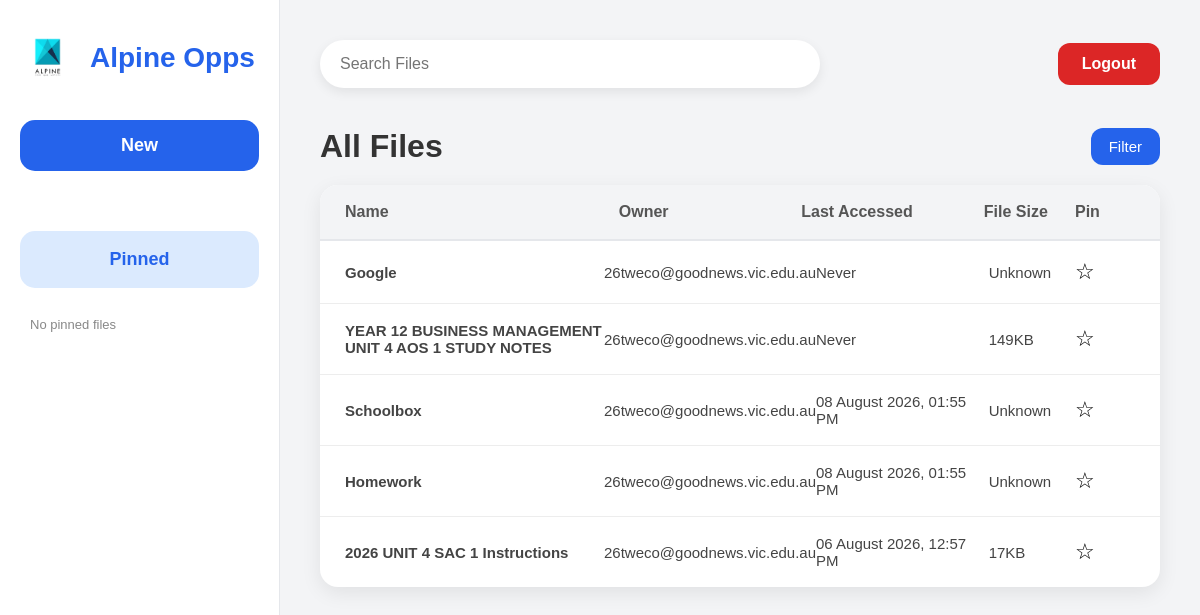
Page /dashboard (signed in) on the earlier database version.
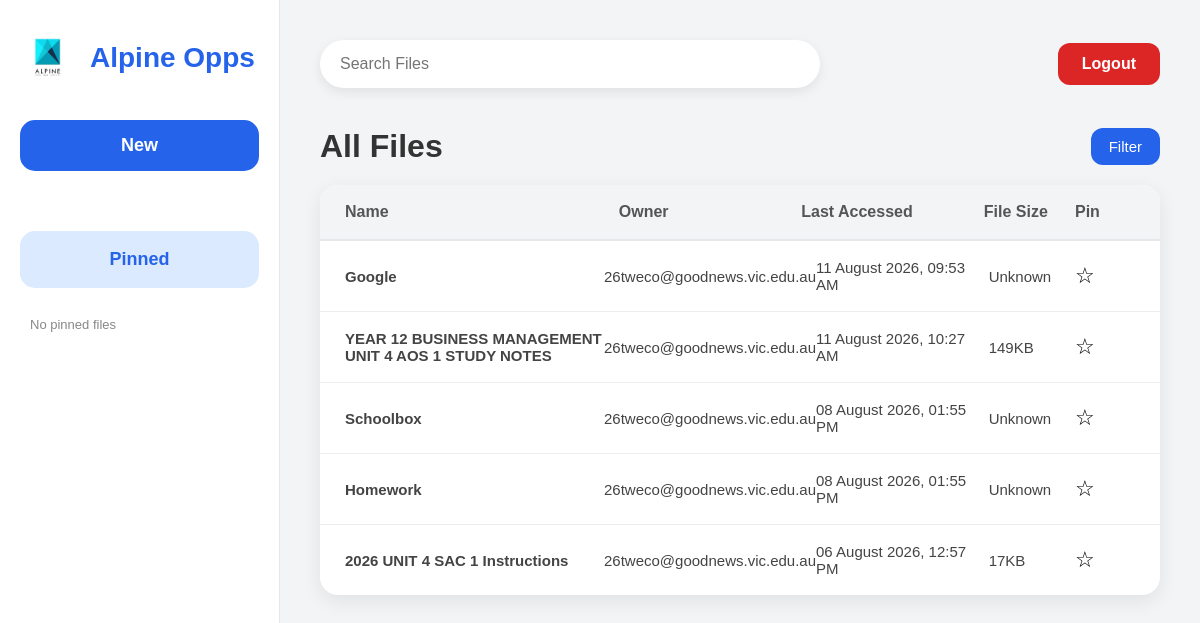
Same page on the later database version.
### tables this page shows
CREATE TABLE Files (

        FileID INTEGER PRIMARY KEY AUTOINCREMENT,

        FileName TEXT NOT NULL,

        FileType TEXT NOT NULL,

        FileURL TEXT NOT NULL,

        FileOwner TEXT NOT NULL,

        LastAccessed TEXT NOT NULL,

        FileSize TEXT,

        IsPinned INTEGER DEFAULT 0

    );

### app.py (the view)
@app.route("/dashboard")
def dashboard():
    if "email" not in session:
        return redirect(url_for("login_page"))
    connection = sqlite3.connect(DATABASE)
    connection.row_factory = sqlite3.Row
    cursor = connection.cursor()
    cursor.execute("""
        SELECT *
        FROM Files
        ORDER BY IsPinned DESC, FileID DESC
    """)
    files = cursor.fetchall()
    cursor.execute("""
        SELECT *
        FROM Files
        WHERE IsPinned = 1
        ORDER BY FileName
    """)
    pinned_files = cursor.fetchall()
    connection.close()
    return render_template(
        "dashboard.html",
        files=files,
        pinned_files=pinned_files
    )

### templates/dashboard.html (shortened to what this page needs)
<!DOCTYPE html>
<html lang="en">
<head>
    <link
        rel="stylesheet"
        href="{{ url_for('static', filename='css/dashboard.css') }}"
    >
</head>
<body>
<div class="container">
    <aside class="sidebar">
        <div class="logo">
            <img
                src="{{ url_for('static', filename='images/logo.png') }}"
                alt="Logo"
            >
            <h2>Alpine Opps</h2>
        </div>
        <form action="{{ url_for('newfile') }}" method="GET">
            <button type="submit" class="new-btn">
                New
            </button>
        </form>
        <div class="pinned-section">
            <h3 class="pinned-title">Pinned</h3>
            {% if pinned_files %}
                {% for file in pinned_files %}
                    <a
                        class="pinned-file"
                        href="{{ url_for('open_file', file_id=file['FileID']) }}"
                        target="_blank"
                    >
                        {{ file["FileName"] }}
                    </a>
                {% endfor %}
            {% else %}
                <p class="no-pinned-files">
                    No pinned files
                </p>
            {% endif %}
        </div>
    </aside>
    <main class="main-content">
        <header class="topbar">
            <div class="search-box">
                <input type="text" placeholder="Search Files">
            </div>
            <a href="{{ url_for('logout') }}" class="logout-btn">
                Logout
            </a>
        </header>
        <section class="files-header">
            <h1>All Files</h1>
            <button class="filter-btn">
                Filter
            </button>
        </section>
        <section class="file-table">
            <div class="table-head">
                <div>Name</div>
                <div>Owner</div>
                <div>Last Accessed</div>
                <div>File Size</div>
                <div>Pin</div>
            </div>
            {% for file in files %}
                <div
                    class="table-row"
                    onclick="window.open('{{ url_for('open_file', file_id=file['FileID']) }}', '_blank')"
                    tabindex="0"
                    role="button"
                    onkeydown="if(event.key==='Enter' || event.key===' '){
                        event.preventDefault();
                        window.open('{{ url_for('open_file', file_id=file['FileID']) }}'f, '_blank');
                    }" >
                    <div class="file-name">
                        {{ file["FileName"] }}
                    </div>
                    <div>
                        {{ file["FileOwner"] }}
                    </div>
                    <div>
                        {{ file["LastAccessed"] }}
                    </div>
                    <div>
                        {{ file["FileSize"] }}
                    </div>
                <form
                    action="{{ url_for('toggle_pin', file_id=file['FileID']) }}"
                    method="POST"
                    class="pin-form"
                    onclick="event.stopPropagation();"
                >
                    <button
                        type="submit"
                        class="pin-button"
                    >
                        {% if file["IsPinned"] == 1 %}
                            ★
                        {% else %}
                            ☆
                        {% endif %}
                    </button>
                </form>
            </div>
        {% else %}
            <div class="empty-files">
                No files are currently available.
            </div>
        {% endfor %}
    </section>
</body>
</html>

### static/css/dashboard.css (style rules this page uses)
* { margin:0; padding:0; box-sizing:border-box; font-family:Arial, Helvetica, sans-serif; }
body { background:#f3f4f6; color:#333; }
.container { display:flex; height:100vh; }
.sidebar { width:280px; background:#ffffff; border-right:1px solid #e5e7eb; padding:30px 20px; display:flex; flex-direction:column; }
.pinned-title { text-align: center; font-size: 18px; font-weight: bold; color: #2563eb; background-color: #dbeafe; padding: 18px; border-radius: 15px; margin: 0 0 20px 0; }
.pinned-section { margin-top: 30px; }
.no-pinned-files { font-size: 13px; color: #888; padding: 9px 10px; }
.pin-button { border: none; background: none; outline: none; padding: 0; font-size: 22px; cursor: pointer; }
.logo { display:flex; align-items:center; gap:15px; margin-bottom:35px; }
.logo img { width:55px; }
.logo h2 { font-size:28px; color:#2563eb; }
.new-btn { width:100%; padding:15px; border:none; border-radius:15px; background:#2563eb; color:white; font-size:18px; font-weight:bold; cursor:pointer; margin-bottom:30px; transition:.2s; }
.main-content { flex:1; padding:40px; }
.topbar { display:flex; justify-content:space-between; align-items:center; margin-bottom:40px; }
.search-box { width:500px; }
.search-box input { width:100%; padding:15px 20px; border:none; border-radius:30px; background:white; font-size:16px; outline:none; box-shadow:0 4px 12px rgba(0,0,0,.08); }
.logout-btn { text-decoration:none; background:#dc2626; color:white; padding:12px 24px; border-radius:12px; font-weight:bold; transition:.2s; }
.files-header { display:flex; justify-content:space-between; align-items:center; margin-bottom:25px; }
.files-header h1 { font-size:34px; font-weight:600; }
.filter-btn { background:#2563eb; color:white; border:none; border-radius:12px; padding:12px 24px; font-size:15px; cursor:pointer; transition:.2s; }
.file-table { background:white; border-radius:18px; overflow:hidden; box-shadow:0 8px 20px rgba(0,0,0,.08); }
.table-head { display:grid; grid-template-columns:2.2fr 1.5fr 1.4fr 0.8fr 60px; background:#f8fafc; padding:20px 30px; font-weight:bold; color:#666; border-bottom:2px solid #e5e7eb; }
.table-row { display:grid; grid-template-columns:2.2fr 1.5fr 1.4fr 0.8fr 60px; padding:20px 30px; border-bottom:1px solid #f1f1f1; transition:.2s; }
.table-row:last-child { border-bottom:none; }
.table-row div:first-child { font-weight:600; }
.files-header { display:flex; justify-content:space-between; align-items:center; margin-bottom:20px; }
.files-header h1 { font-size:32px; color:#333; font-weight:600; }
.filter-btn { display:flex; align-items:center; gap:8px; padding:10px 18px; border:none; border-radius:12px; background:#2563eb; color:white; cursor:pointer; font-size:15px; transition:.2s; }
.file-table { background:white; border-radius:18px; overflow:hidden; box-shadow:0 6px 20px rgba(0,0,0,.08); }
.table-head { display:grid; grid-template-columns: 3fr 2fr 2fr 1fr 60px; background:#f3f4f6; padding:18px 25px; font-weight:bold; color:#555; border-bottom:2px solid #e5e7eb; }
.table-row { display:grid; grid-template-columns: 3fr 2fr 2fr 1fr 60px; padding:18px 25px; align-items:center; border-bottom:1px solid #ededed; transition:.2s; font-size:15px; }
.table-row div { color:#444; }

Differences in the rows shown:
changed Files "Google": LastAccessed "Never" → "11 August 2026, 09:53 AM"
changed Files "YEAR 12 BUSINESS MANAGEMENT UNIT 4 AOS 1 STUDY NOTES": LastAccessed "Never" → "11 August 2026, 10:27 AM"
